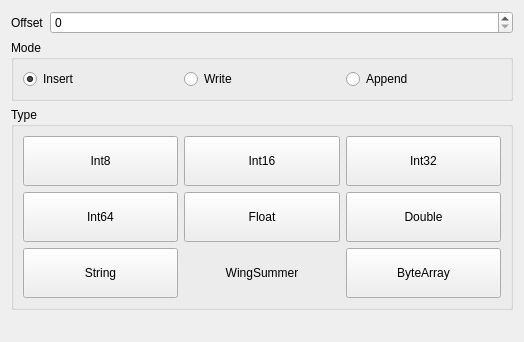
<?xml version="1.0" encoding="UTF-8"?>
<ui version="4.0">
 <class>CtlTestForm</class>
 <widget class="QWidget" name="CtlTestForm">
  <property name="geometry">
   <rect>
    <x>0</x>
    <y>0</y>
    <width>524</width>
    <height>342</height>
   </rect>
  </property>
  <property name="windowTitle">
   <string notr="true"/>
  </property>
  <layout class="QVBoxLayout" name="verticalLayout">
   <item>
    <layout class="QHBoxLayout" name="horizontalLayout">
     <property name="spacing">
      <number>6</number>
     </property>
     <item>
      <widget class="QLabel" name="label_6">
       <property name="sizePolicy">
        <sizepolicy hsizetype="Preferred" vsizetype="Preferred">
         <horstretch>0</horstretch>
         <verstretch>0</verstretch>
        </sizepolicy>
       </property>
       <property name="text">
        <string>Offset</string>
       </property>
      </widget>
     </item>
     <item>
      <widget class="QSpinBox" name="sbOffset">
       <property name="sizePolicy">
        <sizepolicy hsizetype="Expanding" vsizetype="Fixed">
         <horstretch>0</horstretch>
         <verstretch>0</verstretch>
        </sizepolicy>
       </property>
      </widget>
     </item>
    </layout>
   </item>
   <item>
    <widget class="QGroupBox" name="groupBox_2">
     <property name="title">
      <string>Mode</string>
     </property>
     <layout class="QHBoxLayout" name="horizontalLayout_2">
      <property name="sizeConstraint">
       <enum>QLayout::SetMinAndMaxSize</enum>
      </property>
      <item>
       <widget class="QRadioButton" name="rbInsert">
        <property name="text">
         <string>Insert</string>
        </property>
        <property name="checked">
         <bool>true</bool>
        </property>
       </widget>
      </item>
      <item>
       <widget class="QRadioButton" name="rbWrite">
        <property name="text">
         <string>Write</string>
        </property>
       </widget>
      </item>
      <item>
       <widget class="QRadioButton" name="rbAppend">
        <property name="text">
         <string>Append</string>
        </property>
       </widget>
      </item>
     </layout>
    </widget>
   </item>
   <item>
    <widget class="QGroupBox" name="groupBox">
     <property name="minimumSize">
      <size>
       <width>0</width>
       <height>150</height>
      </size>
     </property>
     <property name="title">
      <string>Type</string>
     </property>
     <layout class="QGridLayout" name="gridLayout_2" rowminimumheight="50,50,50">
      <property name="sizeConstraint">
       <enum>QLayout::SetMinAndMaxSize</enum>
      </property>
      <item row="0" column="0">
       <widget class="QPushButton" name="btnInt8">
        <property name="sizePolicy">
         <sizepolicy hsizetype="Minimum" vsizetype="Preferred">
          <horstretch>0</horstretch>
          <verstretch>0</verstretch>
         </sizepolicy>
        </property>
        <property name="text">
         <string notr="true">Int8</string>
        </property>
       </widget>
      </item>
      <item row="0" column="1">
       <widget class="QPushButton" name="btnInt16">
        <property name="sizePolicy">
         <sizepolicy hsizetype="Minimum" vsizetype="Preferred">
          <horstretch>0</horstretch>
          <verstretch>0</verstretch>
         </sizepolicy>
        </property>
        <property name="text">
         <string notr="true">Int16</string>
        </property>
       </widget>
      </item>
      <item row="0" column="2">
       <widget class="QPushButton" name="btnInt32">
        <property name="sizePolicy">
         <sizepolicy hsizetype="Minimum" vsizetype="Preferred">
          <horstretch>0</horstretch>
          <verstretch>0</verstretch>
         </sizepolicy>
        </property>
        <property name="text">
         <string notr="true">Int32</string>
        </property>
       </widget>
      </item>
      <item row="1" column="0">
       <widget class="QPushButton" name="btnInt64">
        <property name="sizePolicy">
         <sizepolicy hsizetype="Minimum" vsizetype="Preferred">
          <horstretch>0</horstretch>
          <verstretch>0</verstretch>
         </sizepolicy>
        </property>
        <property name="text">
         <string notr="true">Int64</string>
        </property>
       </widget>
      </item>
      <item row="1" column="1">
       <widget class="QPushButton" name="btnFloat">
        <property name="sizePolicy">
         <sizepolicy hsizetype="Minimum" vsizetype="Preferred">
          <horstretch>0</horstretch>
          <verstretch>0</verstretch>
         </sizepolicy>
        </property>
        <property name="text">
         <string notr="true">Float</string>
        </property>
       </widget>
      </item>
      <item row="1" column="2">
       <widget class="QPushButton" name="btnDouble">
        <property name="sizePolicy">
         <sizepolicy hsizetype="Minimum" vsizetype="Preferred">
          <horstretch>0</horstretch>
          <verstretch>0</verstretch>
         </sizepolicy>
        </property>
        <property name="text">
         <string notr="true">Double</string>
        </property>
       </widget>
      </item>
      <item row="2" column="0">
       <widget class="QPushButton" name="btnString">
        <property name="sizePolicy">
         <sizepolicy hsizetype="Minimum" vsizetype="Preferred">
          <horstretch>0</horstretch>
          <verstretch>0</verstretch>
         </sizepolicy>
        </property>
        <property name="text">
         <string notr="true">String</string>
        </property>
       </widget>
      </item>
      <item row="2" column="2">
       <widget class="QPushButton" name="btnByteArray">
        <property name="sizePolicy">
         <sizepolicy hsizetype="Minimum" vsizetype="Preferred">
          <horstretch>0</horstretch>
          <verstretch>0</verstretch>
         </sizepolicy>
        </property>
        <property name="text">
         <string notr="true">ByteArray</string>
        </property>
       </widget>
      </item>
      <item row="2" column="1">
       <widget class="QLabel" name="label_2">
        <property name="text">
         <string notr="true">WingSummer</string>
        </property>
        <property name="alignment">
         <set>Qt::AlignCenter</set>
        </property>
       </widget>
      </item>
     </layout>
    </widget>
   </item>
   <item>
    <spacer name="verticalSpacer">
     <property name="orientation">
      <enum>Qt::Vertical</enum>
     </property>
     <property name="sizeHint" stdset="0">
      <size>
       <width>20</width>
       <height>40</height>
      </size>
     </property>
    </spacer>
   </item>
  </layout>
 </widget>
 <resources/>
 <connections>
  <connection>
   <sender>rbAppend</sender>
   <signal>toggled(bool)</signal>
   <receiver>sbOffset</receiver>
   <slot>setDisabled(bool)</slot>
   <hints>
    <hint type="sourcelabel">
     <x>394</x>
     <y>66</y>
    </hint>
    <hint type="destinationlabel">
     <x>368</x>
     <y>22</y>
    </hint>
   </hints>
  </connection>
 </connections>
</ui>
